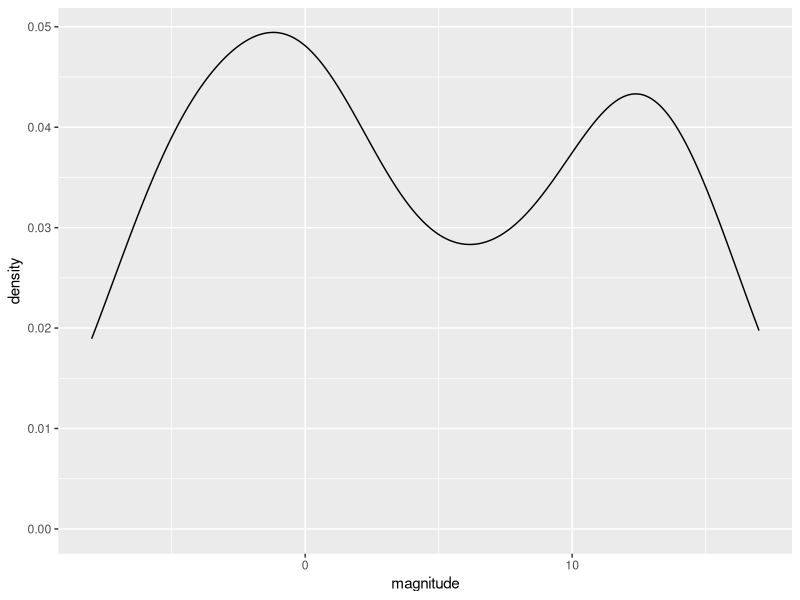
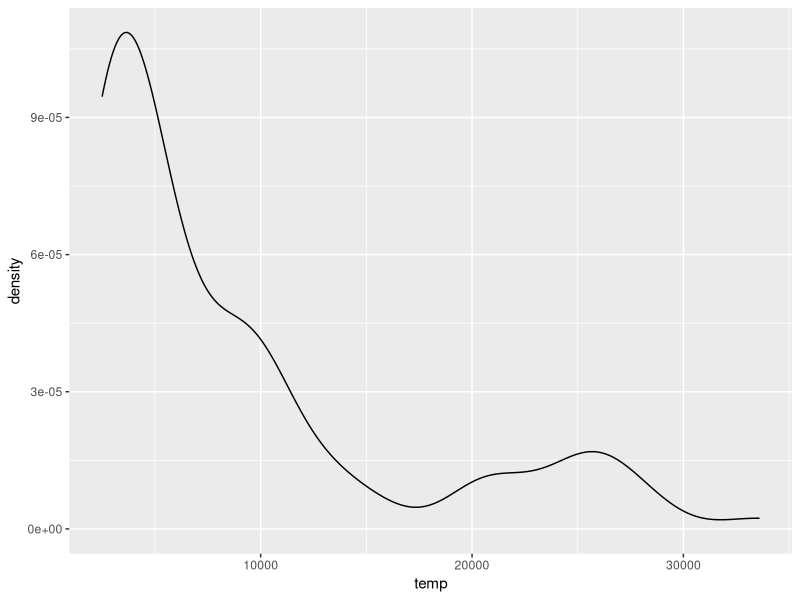
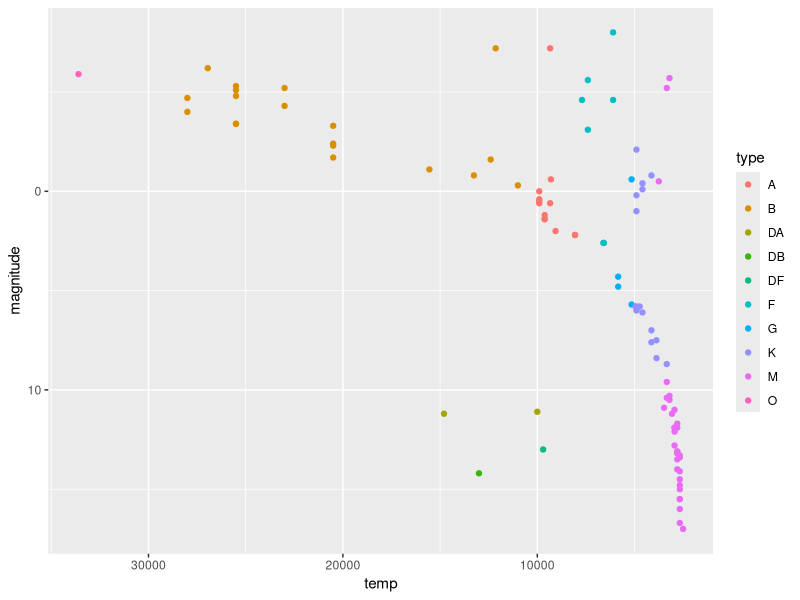

The R source for these figures, in order:
library(tidyverse)
library(dslabs)
data(stars)
options(digits = 3)

names(stars)

avg <- mean(stars$magnitude)

sd <- sd(stars$magnitude)

sd

p <- stars %>% ggplot(aes(x = magnitude))

p + geom_density()

p <- stars %>% ggplot(aes(x = temp))

p + geom_density()

p <- stars %>% ggplot(aes(x = temp,y = magnitude, color=type))

p + geom_point() + scale_y_reverse() + scale_x_continuous(trans="log10") + scale_x_reverse()
